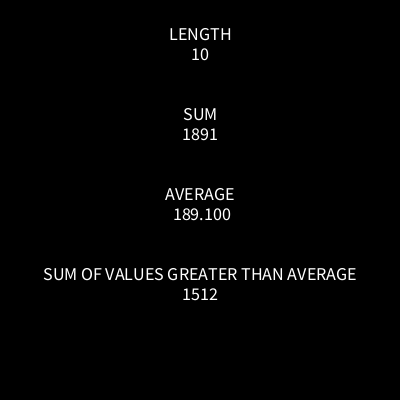
Frame 1 (no input)
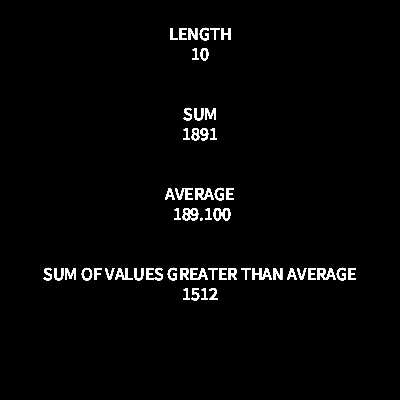
Frame 60 (the mouse pressed at the canvas centre just before this capture)
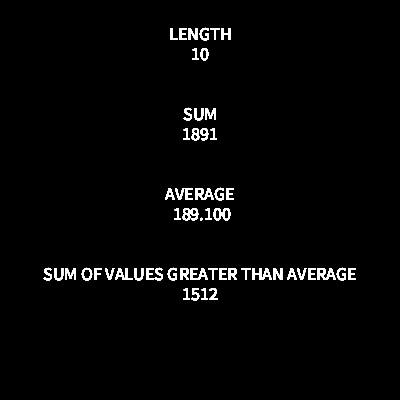
Frame 120 (the mouse held since frame 60 and released just before this capture)

The Processing sketch that drew these frames (run headless with seeded random() and noise(); from frame 60 on, the mouse is pressed at the canvas centre):

// Processing sketch: processing_74592
// ── processing_74592.pde

//Homework 9

//Danielle Dong
//dmdong@andrew.cmu.edu
//copyright Danielle Dong, Carnegie Mellon University, Pittburgh, PA

//notes

//global variables / arrays
int [] numbahz = {3, 19, 47, 121, 189, 210, 270, 306, 347, 379};



void setup ()  {
  size (400,400);
  smooth ();
  textAlign (CENTER);
  textSize (18);
  background (0,0,0);
}


void draw ()  {

  text ("LENGTH", width/2, height*.1);
  text (numbahz.length , width/2, height*.15);
  text ("SUM", width/2, height*.3);
  text ( sumNumbahz(), width/2, height*.35);
  text ("AVERAGE", width/2, height*.5);
  text ( averageNumbahz(), width/2, height*.55);
  text ("SUM OF VALUES GREATER THAN AVERAGE", width/2, height*.7);
  text (sumOverAverage (), width/2, height*.75);
}


int sumOverAverage ()  {
  int sum = 0;
  
  for ( int b = 0; b < numbahz.length; b = b+1)  {
    if (numbahz[b] > averageNumbahz() )  {
      sum = sum + numbahz[b] ;
    }
  }
  return sum;
}


float averageNumbahz ()  {
  float sum = 0;
  for ( int b = 0; b < numbahz.length; b = b+1)  { //what does b++ mean D:
    sum = sum + numbahz[b];
  }
  return sum/numbahz.length;
}


int sumNumbahz ( )  {
  int sum = 0;
  for ( int b = 0 ; b < numbahz.length ; b = b+1)  {
    sum = sum + numbahz[b];
  }
  return sum;
}
